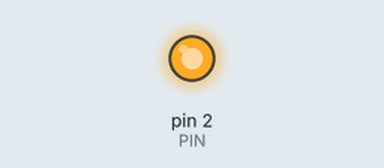
The sketch below on a simulated Arduino Uno, built with avr-gcc and run on an emulated ATmega328P. On the bench: output pins drawn as LEDs (lit = HIGH).

Above: at 2.5 s.
At 7.5 s:
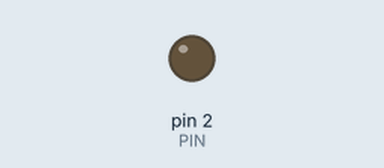
Timing chart, 0 to 13.0 s (numbered marks = the images above):
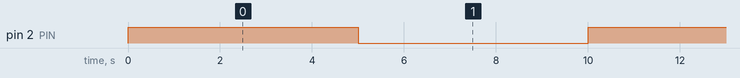

The sketch:

pengaturan_delayrelayinduktifatauSSR.ino
```cpp
const int PIN = 2;

void setup(){
pinMode(PIN, OUTPUT);
}

void loop() {
digitalWrite(PIN, HIGH);
delay(5000);
digitalWrite(PIN, LOW);
delay(5000);
}
```

Measured:
- by itself, pin 2 (PIN): alternates HIGH for 5.0 s and LOW for 5.0 s
